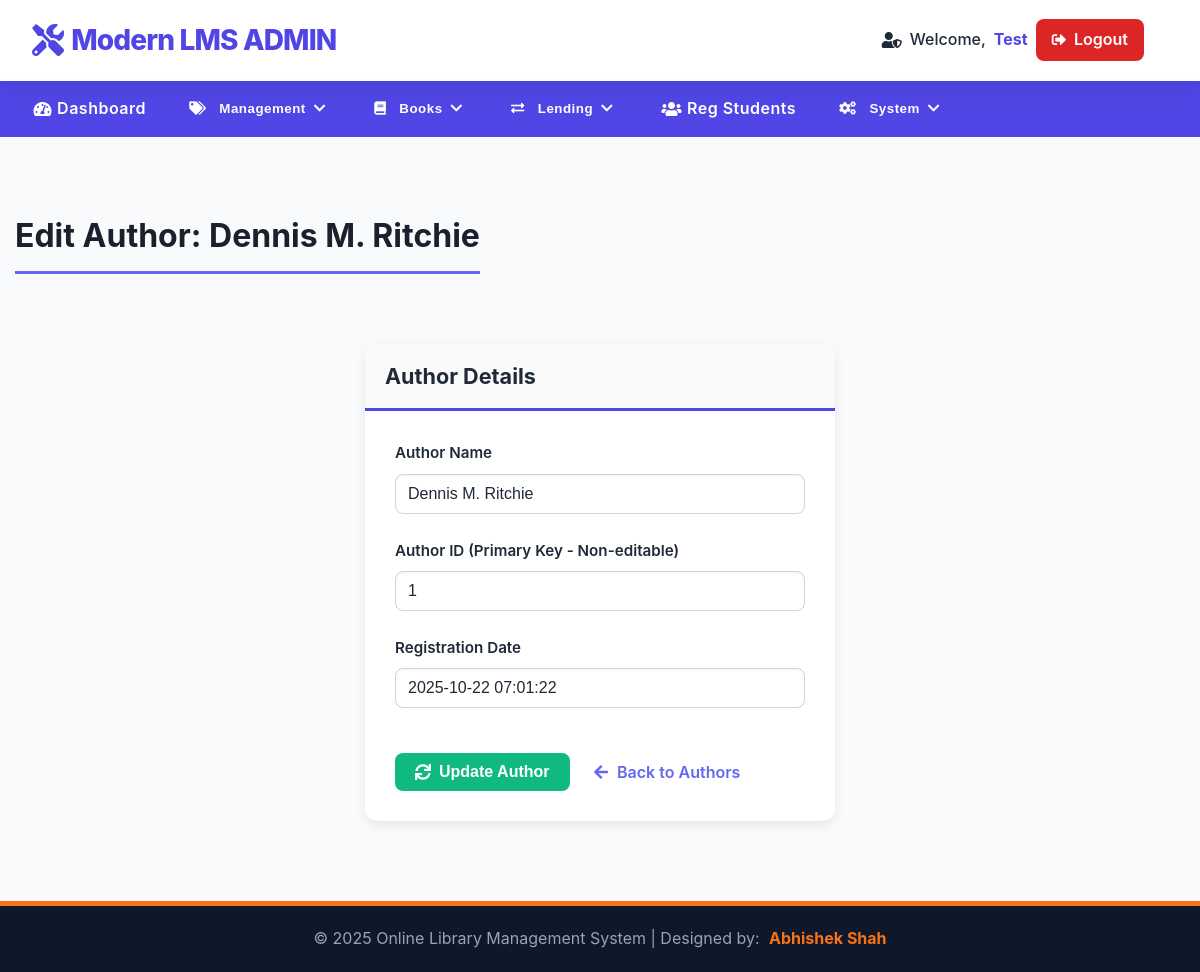
The page /library/admin/edit-author.php?id=1 (signed in) on the database its author committed.
### tables this page shows
CREATE TABLE `tblauthors` (
  `id` int(11) NOT NULL,
  `AuthorName` varchar(150) DEFAULT NULL,
  `creationDate` timestamp NULL DEFAULT current_timestamp(),
  `updationDate` timestamp NULL DEFAULT NULL ON UPDATE current_timestamp()
);

### library/admin/edit-author.php (the view, shortened to what this page needs)
<?php
include('includes/config.php');
if(strlen($_SESSION['alogin'])==0) {
    header('location:../../index.php');
    exit();
} else {
    $author_id = intval($_GET['id']);
    $sql_fetch = "SELECT id, AuthorName, creationDate FROM tblauthors WHERE id=:authorid";
    $query_fetch = $dbh->prepare($sql_fetch);
    $query_fetch->bindParam(':authorid', $author_id, PDO::PARAM_INT);
    $query_fetch->execute();
    $result = $query_fetch->fetch(PDO::FETCH_OBJ);
?>
<!DOCTYPE html>
<html xmlns="http://www.w3.org/1999/xhtml">
<head>
    <link href="assets/css/font-awesome.css" rel="stylesheet" />
    <link rel="stylesheet" href="https://cdnjs.cloudflare.com/ajax/libs/font-awesome/5.15.4/css/all.min.css">
    <link href="assets/css/style.css" rel="stylesheet" />
</head>
<body>
    <?php include('includes/header.php');?>
    <div class="content-wrapper">
        <div class="container">
            <div class="page-header-wrapper">
                <h4 class="header-line">Edit Author: <?php echo htmlentities($result->AuthorName ?? '');?></h4>
            </div>
            <div class="row">
            </div>
            <div class="form-container-wrapper">
                    <div class="panel panel-default">
                        <div class="panel-heading">
                            Author Details
                        </div>
                        <div class="panel-body">
                            <form name="updateauthor" method="post">
                                <div class="form-group">
                                    <label>Author Name</label>
                                    <input class="form-control" type="text" name="authorname" value="<?php echo htmlentities($result->AuthorName ?? '');?>" required />
                                </div>
                                <div class="form-group">
                                    <label>Author ID (Primary Key - Non-editable)</label>
                                    <input class="form-control" type="text" value="<?php echo htmlentities($result->id ?? '');?>" readonly />
                                </div>
                                <div class="form-group">
                                    <label>Registration Date</label>
                                    <input class="form-control" type="text" value="<?php echo htmlentities($result->creationDate ?? '');?>" readonly />
                                </div>
                                <button type="submit" name="update" class="update-btn">
                                    <i class="fa fa-refresh"></i> Update Author
                                </button>
                                <a href="manage-authors.php" class="back-link">
                                    <i class="fa fa-arrow-left"></i> Back to Authors
                                </a>
                            </form>
                        </div>
                    </div>
            </div>
        </div>
    </div>
    <?php include('includes/footer.php');?>
</body>
</html>
<?php } ?>

### library/admin/assets/css/style.css (style rules this page uses)
body { font-family: "Inter", "Segoe UI", "Roboto", "sans-serif"; margin: 0; background: linear-gradient(180deg, #eef2ff 0%, #f9fafb 50%, #f9fafb 100%); color: var(--text-dark); display: flex; flex-direction: column; min-height: 100vh; overflow-x: hidden; line-height: 1.6; }
.content-wrapper { flex-grow: 1; padding: 2.5rem 0; background: var(--bg-light); padding-top: 30px; padding-bottom: 50px; }
:root { --primary-indigo: #4f46e5; --accent-orange: #f97316; --danger-red: #dc2626; --bg-light: #f9fafb; --text-dark: #1f2937; --text-gray: #6c757d; --border-radius: 8px; }
* { box-sizing: border-box; }
.container { max-width: 1300px; margin: 0 auto; padding: 0 15px; }
.row { display: flex; flex-wrap: wrap; margin-left: -15px; margin-right: -15px; }
.panel-default { background: #ffffff; border: 1px solid #d3dce6; border-radius: 12px; box-shadow: 0 12px 25px rgba(0, 0, 0, 0.1); margin-bottom: 30px; }
.panel-heading { font-size: 1.35rem; font-weight: 700; color: var(--text-dark); border-bottom: 3px solid var(--primary-indigo); background: #fafafa; border-top-left-radius: 12px; border-top-right-radius: 12px; border-radius: 12px 12px 0 0; padding: 15px 20px; }
.panel-body { padding: 30px; }
.form-group { margin-bottom: 25px; }
.form-group label { display: block; margin-bottom: 8px; font-weight: 600; color: var(--text-dark); font-size: 0.95rem; }
.form-control, select.form-control, textarea.form-control { width: 100%; padding: 10px 12px; font-size: 1rem; line-height: 1.5; color: var(--text-dark); background-color: #fff; background-clip: padding-box; border: 1px solid #ced4da; border-radius: var(--border-radius); transition: border-color 0.15s ease-in-out, box-shadow 0.15s ease-in-out; height: 40px; box-shadow: inset 0 1px 2px rgba(0,0,0,0.05); }
.page-header-wrapper { padding-bottom: 20px; }
.form-container-wrapper { width: 50%; max-width: 500px; margin-left: auto; margin-right: auto; padding: 0 15px; }
.header-line { font-size: 2rem; font-weight: 700; color: #1a202c; border-bottom: 3px solid #6366f1; padding-bottom: 10px; margin-bottom: 30px; display: inline-block; width: auto; }
.panel-default { border: none; box-shadow: 0 4px 12px rgba(0, 0, 0, 0.08); border-radius: 12px; background: #ffffff; }
.update-btn { display: inline-flex; align-items: center; padding: 10px 20px; font-size: 16px; font-weight: 700; cursor: pointer; border: none; border-radius: 8px; transition: background-color 0.2s, box-shadow 0.2s; color: #ffffff; background-color: #10b981; margin-top: 20px; }
.update-btn i { margin-right: 8px; }
.back-link { display: inline-block; margin-left: 20px; font-size: 16px; color: #6366f1; text-decoration: none; font-weight: 600; transition: color 0.2s; }
.back-link i { margin-right: 5px; }
.panel { border: none; border-radius: 12px; box-shadow: 0 4px 12px rgba(0, 0, 0, 0.08); }

### rows shown on the page
tblauthors: AuthorName "Dennis M. Ritchie", authorname "Dennis M. Ritchie", id "1", creationDate "2025-10-22 07:01:22"

### other values the page prints
$adminName "Test"
